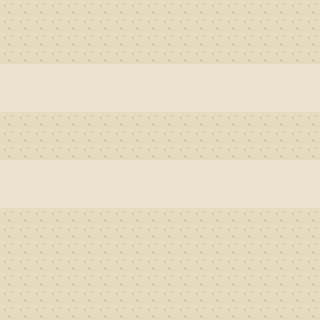

The image is a tile-based game level rendered from a .tmx file. Its description and complete source (layers, tilesets, objects, tile grids) follow:
An orthogonal 20x20 tile map with 16x16 px tiles, 2 tile layers (Camada de Tiles 1, Camada de Tiles 2).

<map version="1.0" orientation="orthogonal" renderorder="right-down" width="20" height="20" tilewidth="16" tileheight="16" nextobjectid="1">
 <tileset firstgid="1" source="outdoortiles.tsx" />
 <layer name="Camada de Tiles 1" width="20" height="20">
  <data encoding="csv">
9,9,9,9,9,9,9,9,9,9,9,9,9,9,9,9,9,9,9,9,
9,9,9,9,9,9,9,9,9,9,9,9,9,9,9,9,9,9,9,9,
9,9,9,9,9,9,9,9,9,9,9,9,9,9,9,9,9,9,9,9,
9,9,9,9,9,9,9,9,9,9,9,9,9,9,9,9,9,9,9,9,
1531,1531,1531,1531,1531,1531,1531,1531,1531,1531,1531,1531,1531,1531,1531,1531,1531,1531,1531,1531,
1531,1531,1531,1531,1531,1531,1531,1531,1531,1531,1531,1531,1531,1531,1531,1531,1531,1531,1531,1531,
1531,1531,1531,1531,1531,1531,1531,1531,1531,1531,1531,1531,1531,1531,1531,1531,1531,1531,1531,1531,
9,9,9,9,9,9,9,9,9,9,9,9,9,9,9,9,9,9,9,9,
9,9,9,9,9,9,9,9,9,9,9,9,9,9,9,9,9,9,9,9,
9,9,9,9,9,9,9,9,9,9,9,9,9,9,9,9,9,9,9,9,
1531,1531,1531,1531,1531,1531,1531,1531,1531,1531,1531,1531,1531,1531,1531,1531,1531,1531,1531,1531,
1531,1531,1531,1531,1531,1531,1531,1531,1531,1531,1531,1531,1531,1531,1531,1531,1531,1531,1531,1531,
1531,1531,1531,1531,1531,1531,1531,1531,1531,1531,1531,1531,1531,1531,1531,1531,1531,1531,1531,1531,
9,9,9,9,9,9,9,9,9,9,9,9,9,9,9,9,9,9,9,9,
9,9,9,9,9,9,9,9,9,9,9,9,9,9,9,9,9,9,9,9,
9,9,9,9,9,9,9,9,9,9,9,9,9,9,9,9,9,9,9,9,
9,9,9,9,9,9,9,9,9,9,9,9,9,9,9,9,9,9,9,9,
9,9,9,9,9,9,9,9,9,9,9,9,9,9,9,9,9,9,9,9,
9,9,9,9,9,9,9,9,9,9,9,9,9,9,9,9,9,9,9,9,
9,9,9,9,9,9,9,9,9,9,9,9,9,9,9,9,9,9,9,9
</data>
 </layer>
 <layer name="Camada de Tiles 2" width="20" height="20">
  <data encoding="csv">
0,0,0,0,0,0,0,0,0,0,0,0,0,0,0,0,0,0,0,0,
0,0,0,0,0,0,0,0,0,0,0,0,0,0,0,0,0,0,0,0,
0,0,0,0,0,0,0,0,0,0,0,0,0,0,0,0,0,0,0,0,
0,0,0,0,0,0,0,0,0,0,0,0,0,0,0,0,0,0,0,0,
0,0,0,0,0,0,0,0,0,0,0,0,0,0,0,0,0,0,0,0,
0,0,0,0,0,0,0,0,0,0,0,0,0,0,0,0,0,0,0,0,
0,0,0,0,0,0,0,0,0,0,0,0,0,0,0,0,0,0,0,0,
0,0,0,0,0,0,0,0,0,0,0,0,0,0,0,0,0,0,0,0,
0,0,0,0,0,0,0,0,0,0,0,0,0,0,0,0,0,0,0,0,
0,0,0,0,0,0,0,0,0,0,0,0,0,0,0,0,0,0,0,0,
0,0,0,0,0,0,0,0,0,0,0,0,0,0,0,0,0,0,0,0,
0,0,0,0,0,0,0,0,0,0,0,0,0,0,0,0,0,0,0,0,
0,0,0,0,0,0,0,0,0,0,0,0,0,0,0,0,0,0,0,0,
0,0,0,0,0,0,0,0,0,0,0,0,0,0,0,0,0,0,0,0,
0,0,0,0,0,0,0,0,0,0,0,0,0,0,0,0,0,0,0,0,
0,0,0,0,0,0,0,0,0,0,0,0,0,0,0,0,0,0,0,0,
0,0,0,0,0,0,0,0,0,0,0,0,0,0,0,0,0,0,0,0,
0,0,0,0,0,0,0,0,0,0,0,0,0,0,0,0,0,0,0,0,
0,0,0,0,0,0,0,0,0,0,0,0,0,0,0,0,0,0,0,0,
0,0,0,0,0,0,0,0,0,0,0,0,0,0,0,0,0,0,0,0
</data>
 </layer>
</map>
